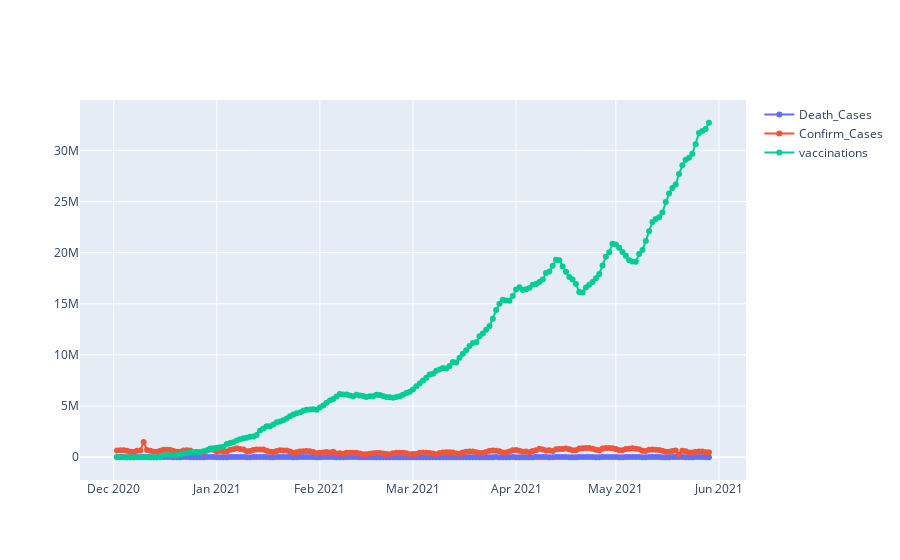

Source (notebook cell):
### Code cell
# Confirmed and Death Cases with Daily Vaccinations Data

fig = go.Figure()


fig.add_trace(go.Scatter(x=cases_vaccine_table.index, y=cases_vaccine_table['Death_Value'],
                    mode='lines+markers',
                    name='Death_Cases'))
fig.add_trace(go.Scatter(x=cases_vaccine_table.index, y=cases_vaccine_table['Confirmed_cases'],
                    mode='lines+markers',
                    name='Confirm_Cases'))
fig.add_trace(go.Scatter(x=cases_vaccine_table.index, y=cases_vaccine_table['daily_vaccinations'],
                    mode='lines+markers',
                    name='vaccinations'))

### Figure 1 — Plotly figure (JSON) as saved in the notebook; plotly's stock layout.template omitted (floating-point values rounded to 4 significant figures; data arrays with more than 128 entries replaced by an {"elided": "..."} marker saying what was removed)
{"data": [{"mode": "lines+markers", "name": "Death_Cases", "type": "scatter", "x": {"elided": "179 str values"}, "y": {"elided": "179 int values"}}, {"mode": "lines+markers", "name": "Confirm_Cases", "type": "scatter", "x": {"elided": "179 str values"}, "y": {"elided": "179 int values"}}, {"mode": "lines+markers", "name": "vaccinations", "type": "scatter", "x": {"elided": "179 str values"}, "y": {"elided": "179 int values"}}], "layout": {}}
